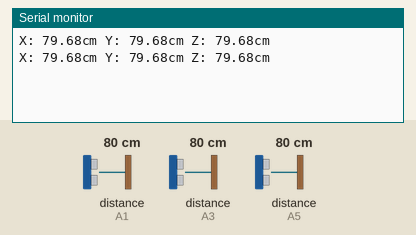
A sketch run on a simulated Arduino Uno, built with avr-gcc and run on an emulated ATmega328P. Shown: the last lines printed to the serial monitor. Wiring (inferred from the names in the program): 3 × ultrasonic range finder: trigger A0, echo A1 / trigger A2, echo A3 / trigger A4, echo A5. Inputs (shaded band) come from the test bench; at power-on: distance to the obstacle (sensors on A1, A3, A5) 80 cm. The echo pulse lasts 58.3 µs per cm.

Above: at 1.8 s.
1.9 s: distance to the obstacle (sensor on A1) set to 2 cm
At 2.9 s:
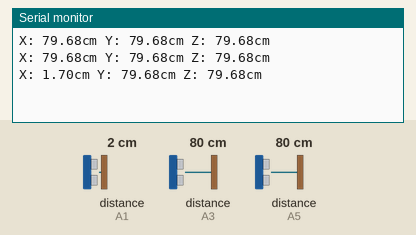
3.4 s: distance to the obstacle (sensor on A3) set to 2 cm
At 4.5 s:
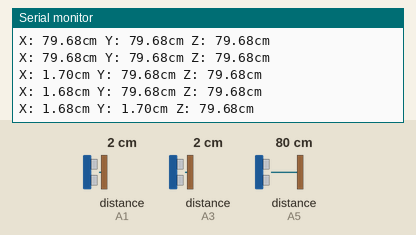
4.9 s: distance to the obstacle (sensor on A5) set to 2 cm
At 5.4 s:
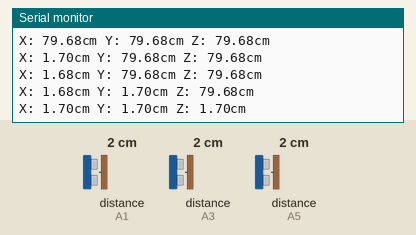
6.4 s: distance to the obstacle (sensor on A1) set to 4 cm
At 7.7 s:
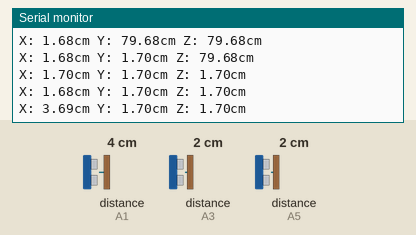
7.9 s: distance to the obstacle (sensor on A3) set to 4 cm
At 8.9 s:
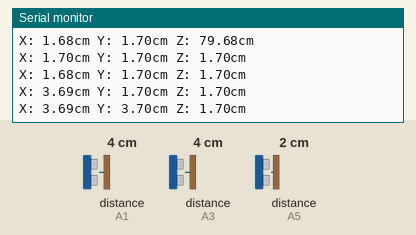
9.4 s: distance to the obstacle (sensor on A5) set to 4 cm
At 10.9 s:
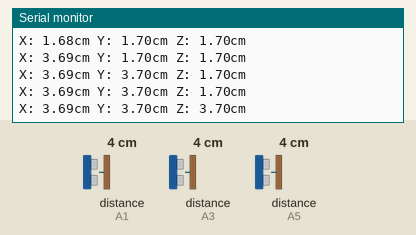
Timing chart, 0 to 11.9 s (numbered marks = the images above; inputs shaded):
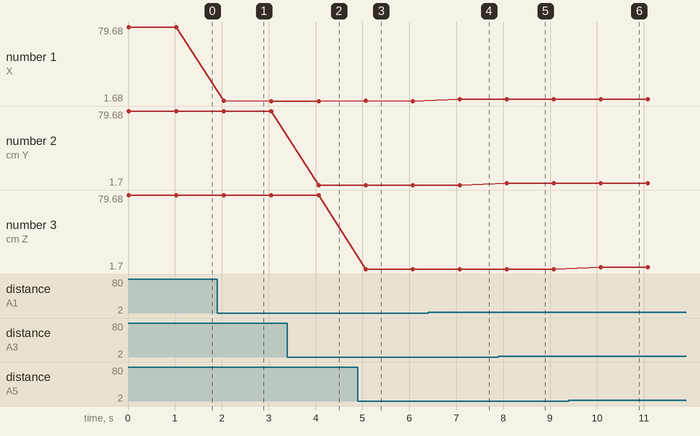

The sketch:

Ultrasonic_Distance_Measure.ino
```cpp
const int XtrigPin = A0;
const int XechoPin = A1;
const int YtrigPin = A2;
const int YechoPin = A3;
const int ZtrigPin = A4;
const int ZechoPin = A5;
void setup() {
Serial.begin(9600);}
void loop()
{
float Xduration, Xcm, Yduration, Ycm, Zduration, Zcm;
//X Measurement
pinMode(XtrigPin, OUTPUT);
digitalWrite(XtrigPin, LOW);
delayMicroseconds(2);
digitalWrite(XtrigPin, HIGH);
delayMicroseconds(10);
digitalWrite(XtrigPin, LOW);
pinMode(XechoPin, INPUT);
Xduration = pulseIn(XechoPin, HIGH);
Xcm = microsecondsToCentimeters(Xduration);

//Y Measurement
pinMode(YtrigPin, OUTPUT);
digitalWrite(YtrigPin, LOW);
delayMicroseconds(2);
digitalWrite(YtrigPin, HIGH);
delayMicroseconds(10);
digitalWrite(YtrigPin, LOW);
pinMode(YechoPin, INPUT);
Yduration = pulseIn(YechoPin, HIGH);
Ycm = microsecondsToCentimeters(Yduration);


//Z Measurement
pinMode(ZtrigPin, OUTPUT);
digitalWrite(ZtrigPin, LOW);
delayMicroseconds(2);
digitalWrite(ZtrigPin, HIGH);
delayMicroseconds(10);
digitalWrite(ZtrigPin, LOW);
pinMode(ZechoPin, INPUT);
Zduration = pulseIn(ZechoPin, HIGH);
Zcm = microsecondsToCentimeters(Zduration);

Serial.print("X: ");
Serial.print(Xcm);
Serial.print("cm ");
Serial.print("Y: ");
Serial.print(Ycm);
Serial.print("cm ");
Serial.print("Z: ");
Serial.print(Zcm);
Serial.print("cm");
Serial.println();
delay(1000);
}
double microsecondsToCentimeters(long microseconds)
{return microseconds / 29.155 / 2.0;}
```

Measured:
- after the input at 1.9 s, the serial monitor: prints a new line after 0.14 s (image 1)
- after the input at 3.4 s, the serial monitor: prints a new line after 0.67 s (image 2)
- after the input at 4.9 s, the serial monitor: prints a new line after 0.17 s (image 3)
- after the input at 6.4 s, the serial monitor: prints a new line after 0.67 s (image 4)
- after the input at 7.9 s, the serial monitor: prints a new line after 0.18 s (image 5)
- after the input at 9.4 s, the serial monitor: prints a new line after 0.69 s (image 6)
- plotted number 1: 79.68 → 1.68 after the input at 1.9 s, 1.68 → 3.69 after the input at 6.4 s
- plotted number 2: 1.7 → 3.7 after the input at 7.9 s
